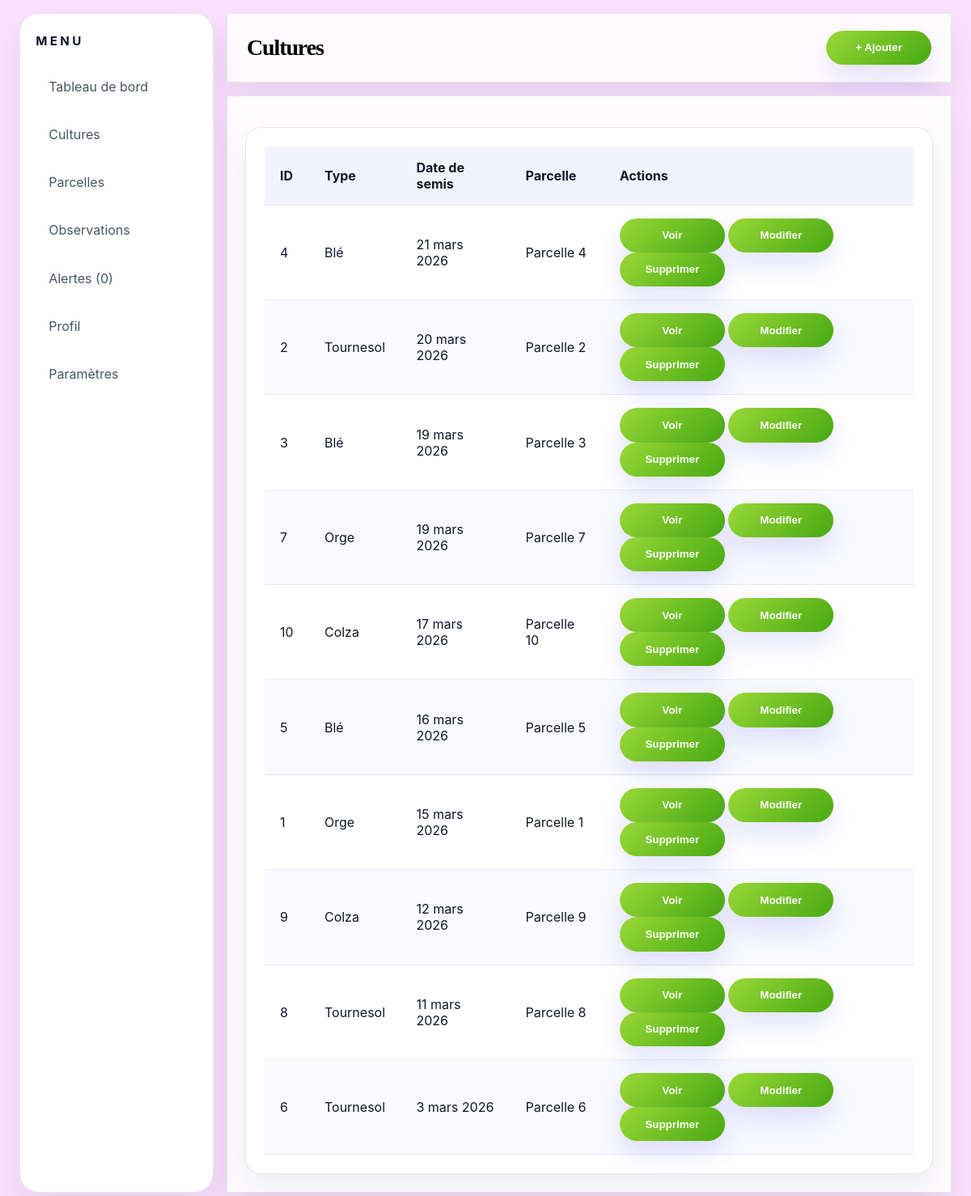
Page /cultures/ on the committed database.
### agricole/models.py (models this page shows, shortened)
class Culture(models.Model):
    plante = models.ForeignKey(Plante, on_delete=models.CASCADE, related_name='cultures')
    date_semis = models.DateField()
    parcelle = models.ForeignKey(Parcelle, on_delete=models.CASCADE, related_name='cultures')
    class Meta:
        ordering = ['-date_semis']

class Plante(models.Model):
    TYPES = [
        ('Blé', 'Blé'),
        ('Maïs', 'Maïs'),
        ('Orge', 'Orge'),
        ('Tournesol', 'Tournesol'),
        ('Colza', 'Colza'),
    ]
    nom = models.CharField(max_length=255, unique=True, choices=TYPES)
    temp_stress_faible_min = models.FloatField(null=True, blank=True)
    temp_stress_faible_max = models.FloatField(null=True, blank=True)
    temp_stress_moyen_min = models.FloatField(null=True, blank=True)
    temp_stress_moyen_max = models.FloatField(null=True, blank=True)
    temp_stress_eleve_min = models.FloatField(null=True, blank=True)
    temp_stress_eleve_max = models.FloatField(null=True, blank=True)
    humidite_stress_faible_min = models.IntegerField(null=True, blank=True)
    humidite_stress_faible_max = models.IntegerField(null=True, blank=True)
    humidite_stress_moyen_min = models.IntegerField(null=True, blank=True)
    humidite_stress_moyen_max = models.IntegerField(null=True, blank=True)
    humidite_stress_eleve_min = models.IntegerField(null=True, blank=True)
    humidite_stress_eleve_max = models.IntegerField(null=True, blank=True)
    pluie_stress_faible_min = models.FloatField(null=True, blank=True)
    pluie_stress_faible_max = models.FloatField(null=True, blank=True)
    pluie_stress_moyen_min = models.FloatField(null=True, blank=True)
    pluie_stress_moyen_max = models.FloatField(null=True, blank=True)
    pluie_stress_eleve_min = models.FloatField(null=True, blank=True)
    pluie_stress_eleve_max = models.FloatField(null=True, blank=True)
    temp_maladie_faible_min = models.FloatField(null=True, blank=True)
    temp_maladie_faible_max = models.FloatField(null=True, blank=True)
    temp_maladie_moyen_min = models.FloatField(null=True, blank=True)
    temp_maladie_moyen_max = models.FloatField(null=True, blank=True)
    temp_maladie_eleve_min = models.FloatField(null=True, blank=True)
    temp_maladie_eleve_max = models.FloatField(null=True, blank=True)
    humidite_maladie_faible_min = models.IntegerField(null=True, blank=True)
    humidite_maladie_faible_max = models.IntegerField(null=True, blank=True)
    humidite_maladie_moyen_min = models.IntegerField(null=True, blank=True)
    humidite_maladie_moyen_max = models.IntegerField(null=True, blank=True)
    humidite_maladie_eleve_min = models.IntegerField(null=True, blank=True)
    humidite_maladie_eleve_max = models.IntegerField(null=True, blank=True)
    pluie_maladie_faible_min = models.FloatField(null=True, blank=True)
    pluie_maladie_faible_max = models.FloatField(null=True, blank=True)
    pluie_maladie_moyen_min = models.FloatField(null=True, blank=True)
    pluie_maladie_moyen_max = models.FloatField(null=True, blank=True)
    pluie_maladie_eleve_min = models.FloatField(null=True, blank=True)
    pluie_maladie_eleve_max = models.FloatField(null=True, blank=True)
    class Meta:
        ordering = ['nom']

class Parcelle(models.Model):
    nom = models.CharField(max_length=255)
    localisation = models.CharField(max_length=255)
    surface_ha = models.FloatField()
    created_at = models.DateTimeField(auto_now_add=True)
    updated_at = models.DateTimeField(auto_now=True)
    class Meta:
        ordering = ['nom']

### agricole/views.py (the view)
# urls.py: path('cultures/', views.cultures, name='cultures'),
def cultures(request):
  template = loader.get_template('cultures.html')
  cultures = Culture.objects.select_related('parcelle', 'plante').all()
  context = {
    'nbralerte': get_alertes_count(),
    'cultures': cultures,
  }
  return HttpResponse(template.render(context, request))

### agricole/views.py (called while the page is built)
def get_alertes_count():
  return Alerte.objects.filter(est_lue=False).count()

### agricole/templates/cultures.html (shortened to what this page needs)
{% load static %}
<!DOCTYPE html>
<html lang="fr">
    <link rel="stylesheet" href="{% static 'style.css' %}">
<head>
    <link rel="stylesheet" href="../style.css">
</head>
<body>
    <div class="container">
        <aside class="sidebar">
            <h2>Menu</h2>
            <ul>
                <li><a href="{% url 'home' %}">Tableau de bord</a></li>
                <li><a href="{% url 'cultures' %}">Cultures</a></li>
                <li><a href="{% url 'parcels' %}">Parcelles</a></li>
                <li><a href="{% url 'observations' %}">Observations</a></li>
                <li><a href="{% url 'alertes' %}">Alertes ({{ nbralerte }})</a></li>
                <li><a href="{% url 'profile' %}">Profil</a></li>
                <li><a href="{% url 'settings' %}">Paramètres</a></li>
            </ul>
        </aside>
        <main class="main-content">
            <header class="header">
                <h1>Cultures</h1>
                <a href="{% url 'create_culture' %}"><button class="add-btn">+ Ajouter</button></a>
            </header>
            <section class="parcels-list">
                {% if cultures %}
                <table class="data-table">
                    <thead>
                        <tr>
                            <th>ID</th>
                            <th>Type</th>
                            <th>Date de semis</th>
                            <th>Parcelle</th>
                            <th>Actions</th>
                        </tr>
                    </thead>
                    <tbody>
                        {% for culture in cultures %}
                        <tr>
                            <td data-label="ID">{{ culture.id }}</td>
                            <td data-label="Type">{{ culture.plante.nom }}</td>
                            <td data-label="Date de semis">{{ culture.date_semis }}</td>
                            <td data-label="Parcelle">{{ culture.parcelle.nom }}</td>
                            <td data-label="Actions">
                                <a href="{% url 'culture' culture.id %}"><button type="button" class="table-action-btn">Voir</button></a>
                                <a href="{% url 'edit_culture' culture.id %}"><button type="button" class="table-action-btn">Modifier</button></a>
                                <form method="post" action="{% url 'delete_culture' culture.id %}" style="display:inline;">
                                    <button type="submit" class="table-action-btn" onclick="return confirm('Supprimer cette culture ?')">Supprimer</button>
                                </form>
                            </td>
                        </tr>
                        {% endfor %}
                    </tbody>
                </table>
                {% else %}
                <p>Aucune culture trouvée.</p>
                {% endif %}
            </section>
        </main>
    </div>
</body>
</html>

### agricole/static/style.css (style rules this page uses)
:root { --bg: #eef5ff; --bg-soft: rgba(255, 255, 255, 0.88); --panel: rgba(255, 255, 255, 0.78); --border: rgba(15, 23, 42, 0.1); --text: #111827; --text-muted: #475569; --accent: #9ad837; --accent-hover: #47a912; --accent-soft: rgba(99, 102, 241, 0.14); --shadow: 0 18px 40px rgba(15, 23, 42, 0.08); }
* { box-sizing: border-box; }
body { margin: 0; padding: 0; min-height: 100vh; font-family: Inter, ui-sans-serif, system-ui, -apple-system, BlinkMacSystemFont, 'Segoe UI', sans-serif; background: rgb(250, 225, 255) }
.container { display: flex; gap: 1rem; min-height: 100vh; padding: 1rem 1.5rem; }
.sidebar { width: 240px; background: rgb(255, 254, 254); border: 1px solid var(--border); border-radius: 24px; padding: 1.5rem 1.2rem; color: var(--text); backdrop-filter: blur(18px); box-shadow: var(--shadow); }
.sidebar h2 { margin-top: 0; margin-bottom: 1.5rem; font-size: 0.95rem; letter-spacing: 0.22em; text-transform: uppercase; color: #0f172a; }
.sidebar ul { list-style: none; padding: 0; margin: 0; }
.sidebar li { margin-bottom: 0.85rem; }
.sidebar a { display: flex; align-items: center; padding: 0.8rem 1rem; border-radius: 2px; color: var(--text-muted); text-decoration: none; transition: all 220ms ease; }
.main-content { flex: 1; display: flex; flex-direction: column; }
.header { background: var(--bg-soft); border: 1px solid var(--border); border-radius: 2px; padding: 1.3rem 1.5rem; display: flex; justify-content: space-between; align-items: center; box-shadow: var(--shadow); }
.header h1 { margin: 0; font-size: clamp(1.75rem, 2vw, 2.4rem); letter-spacing: -0.04em; font-family: "Bodoni Moda", serif; }
.add-btn, .edit-btn, button, .sidebar button { min-width: 130px; border: none; border-radius: 999px; color: #ffffff; background: linear-gradient(135deg, var(--accent), var(--accent-hover)); padding: 0.85rem 1.2rem; cursor: pointer; transition: transform 200ms ease, box-shadow 200ms ease; box-shadow: 0 16px 32px rgba(99, 102, 241, 0.18); }
.tile, .chart, .risks, .parcels-list, .parcel-info, .indicators, .history, .new-observation, .alerts-list, .rules, .content-section, .data-table, .edit-form { background: rgba(255, 255, 255, 0.92); border: 1px solid var(--border); border-radius: 2px; padding: 1.4rem; margin-top: 1rem; box-shadow: var(--shadow); }
form { display: grid; grid-template-columns: 1fr; gap: 1rem; }
button { cursor: pointer; font-weight: 600; }
table.data-table { width: 100%; border-collapse: separate; border-spacing: 0; overflow: hidden; border-radius: 20px; }
table.data-table thead { background: rgba(99, 102, 241, 0.08); }
table.data-table th, table.data-table td { padding: 1rem 1.2rem; text-align: left; color: var(--text); border-bottom: 1px solid rgba(15, 23, 42, 0.08); }
table.data-table tbody tr:nth-child(even) { background: rgba(99, 102, 241, 0.04); }
ul { list-style: none; padding: 0; margin: 0; }
li { margin: 0.45rem 0; }

### rows in the picture
Culture: id "4", plante.nom "Blé", date_semis "21 mars 2026", parcelle.nom "Parcelle 4"
Culture: id "2", plante.nom "Tournesol", date_semis "20 mars 2026", parcelle.nom "Parcelle 2"
Culture: id "3", plante.nom "Blé", date_semis "19 mars 2026", parcelle.nom "Parcelle 3"
Culture: id "7", plante.nom "Orge", date_semis "19 mars 2026", parcelle.nom "Parcelle 7"
Culture: id "10", plante.nom "Colza", date_semis "17 mars 2026", parcelle.nom "Parcelle 10"
Culture: id "5", plante.nom "Blé", date_semis "16 mars 2026", parcelle.nom "Parcelle 5"
Culture: id "1", plante.nom "Orge", date_semis "15 mars 2026", parcelle.nom "Parcelle 1"
Culture: id "9", plante.nom "Colza", date_semis "12 mars 2026", parcelle.nom "Parcelle 9"
Culture: id "8", plante.nom "Tournesol", date_semis "11 mars 2026", parcelle.nom "Parcelle 8"
Culture: id "6", plante.nom "Tournesol", date_semis "3 mars 2026", parcelle.nom "Parcelle 6"

### other values in the picture
{{ nbralerte }} "0"
